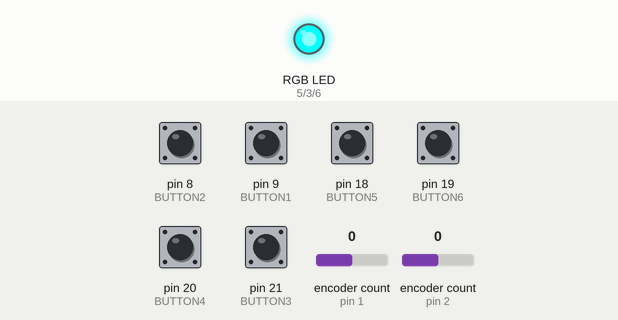
The program below on a simulated SparkFun Pro Micro, built with avr-gcc and run on an emulated ATmega32U4. Parts: an RGB LED mixed from three pins (HIGH = lit). The test bench sets the inputs (shaded band); at power-on: pin 8 (BUTTON2), pin 9 (BUTTON1), pin 18 (BUTTON5), pin 19 (BUTTON6), pin 20 (BUTTON4), pin 21 (BUTTON3) HIGH, encoder count (sensors on pin 1, pin 2) 0. USB keyboard and mouse output is not drawn; what the program prints to the serial monitor is not drawn.

Above: at 2.2 s.
2.3 s: encoder count (sensor on pin 1) set to 1
At 3.5 s:
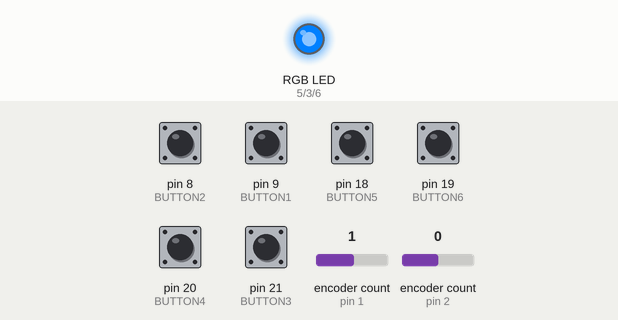
3.8 s: encoder count (sensor on pin 1) set to 2
At 4.7 s:
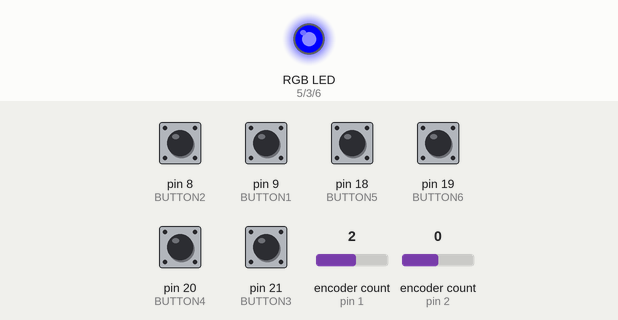
5.3 s: encoder count (sensor on pin 1) set to 3
At 5.8 s:
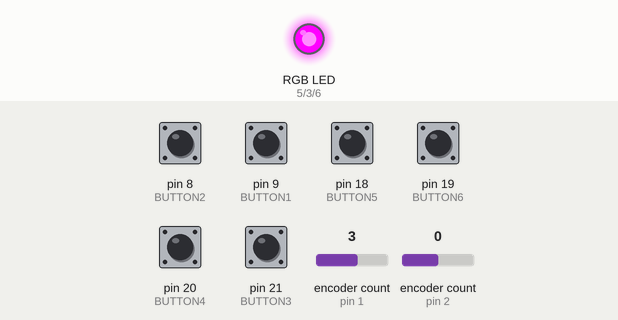
6.8 s: encoder count (sensor on pin 1) set to 4
At 8.0 s:
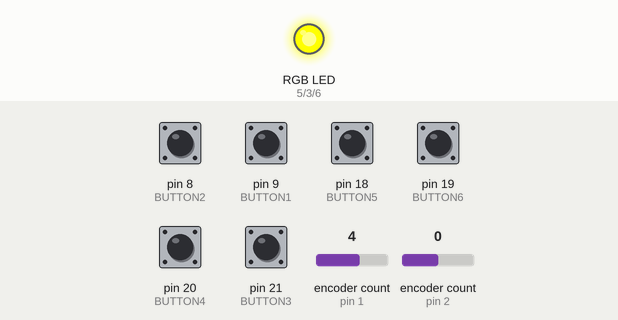
8.3 s: encoder count (sensor on pin 1) set to 5
At 9.3 s:
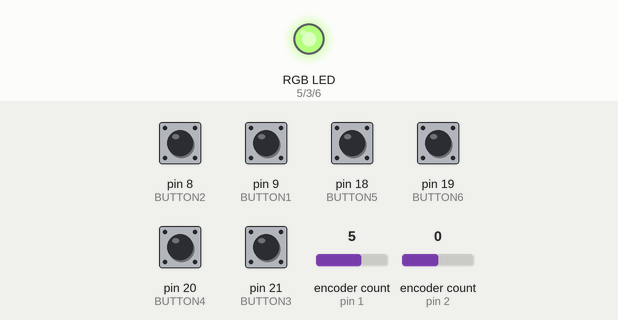
9.8 s: encoder count (sensor on pin 1) set to 6
At 10.4 s:
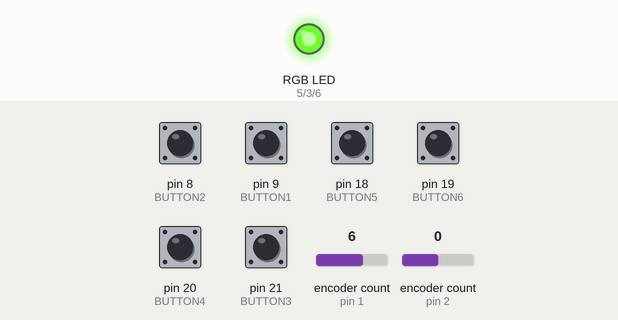
Timing chart, 0 to 12.3 s (numbered marks = the images above; inputs shaded):
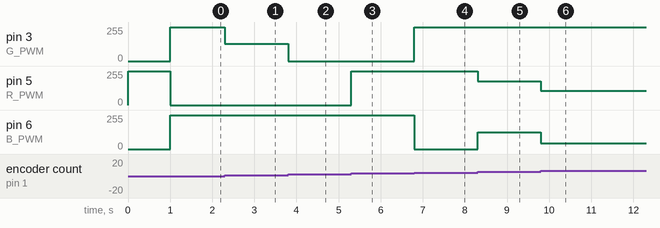

Measured:
- after the input at 2.3 s, pin 3 (G_PWM): 255/255 → 128/255 at once
- after the input at 3.8 s, pin 3 (G_PWM): 128/255 → 0/255 at once
- after the input at 5.3 s, pin 5 (R_PWM): 0/255 → 255/255 at once
- after the input at 6.8 s, pin 3 (G_PWM): 0/255 → 255/255 at once; pin 6 (B_PWM): 255/255 → 0/255 at once
- after the input at 8.3 s, pin 5 (R_PWM): 255/255 → 180/255 at once; pin 6 (B_PWM): 0/255 → 125/255 at once
- after the input at 9.8 s, pin 5 (R_PWM): 180/255 → 107/255 at once; pin 6 (B_PWM): 125/255 → 44/255 at once

The program:

main.cpp
```cpp
#include <Arduino.h>
#include <Encoder.h>
#include <HID-Project.h>

#define R_PWM 5 //RED PWM pin
#define G_PWM 3 //GREEN PWM pin
#define B_PWM 6 //BLUE PWM pin

#define BUTTON1 9 //button on encoder
#define BUTTON2 8 //button on encoder
#define BUTTON3 21 //switch
#define BUTTON4 20 //switch
#define BUTTON5 18 //switch
#define BUTTON6 19 //switch

//interrupts pins: 0 1 2 3 7
#define DT1 1 // encoder1 data pin
#define CLK1 0 // encoder1 clock pin
#define DT2 2 // encoder2 data pin
#define CLK2 7 // encoder2 clock pin

const byte pwm_max_duty = 255;

// create a vector of colors of the colors in rgb values
const byte colors[][3] = {
  {255, 0, 0}, // red
  {255, 127, 0}, // orange
  {255, 255, 0}, // yellow
  {0, 255, 0}, // green
  {0, 0, 255}, // blue
  {75, 0, 130}, // indigo
  {148, 0, 211} // violet
};

#define BUTTON_HIST 10 //button history

//map rgb value to pwm value
int rgb2pwm(int value, int pwm_max_duty=255) {
  return map(value, 0, 255, 0, pwm_max_duty);
}

// encoder
Encoder enc1(DT1, CLK1);
Encoder enc2(DT2, CLK2);

long enc1_val = 0; //encoder value
long enc2_val = 0; //encoder value
int incr1 = 0; //increment value
int incr2 = 0; //increment value
bool b1 = false; //button value
bool b2 = false; //button value
bool b3 = false; //button value
bool b4 = false; //button value
bool b5 = false; //button value
bool b6 = false; //button value
bool cli1 = false; //button value
bool cli2 = false; //button value
bool rel1 = false; //button value
bool rel2 = false; //button value
bool cli3 = false; //button value
bool cli4 = false; //button value
bool cli5 = false; //button value
bool cli6 = false; //button value
bool rel3 = false; //button value
bool rel4 = false; //button value
bool rel5 = false; //button value
bool rel6 = false; //button value

void(* resetArduino) (void) = 0; //declare reset function at address 0

void setup() {
  // serial
  Serial.begin(115200);
  Serial.println("Hello World");

  // pin mode
  pinMode(R_PWM, OUTPUT);
  pinMode(G_PWM, OUTPUT);
  pinMode(B_PWM, OUTPUT);

  pinMode(DT1, INPUT_PULLUP);
  pinMode(CLK1, INPUT_PULLUP);
  pinMode(DT2, INPUT_PULLUP);
  pinMode(CLK2, INPUT_PULLUP);

  pinMode(BUTTON1, INPUT_PULLUP); //button on encoder
  pinMode(BUTTON2, INPUT_PULLUP); //button on encoder

  pinMode(BUTTON3, INPUT_PULLUP); // switch
  pinMode(BUTTON4, INPUT_PULLUP); // switch
  pinMode(BUTTON5, INPUT_PULLUP); // switch
  pinMode(BUTTON6, INPUT_PULLUP); // switch

  //initiaize keyboard
  Keyboard.begin(); // initialize keyboard
  Consumer.begin(); // initialize consumer keyboard

  // pwm init
  analogWrite(R_PWM, 255); //255 is off
  analogWrite(G_PWM, 0);
  analogWrite(B_PWM, 0);

  // encoder init
  enc1.write(0);
  enc2.write(0);

  delay(1000);

  Serial.println("Setup done");
}

long prev_e1 = 0;
long prev_e2 = 0;
void update_encoders() {
  // read encoder values, but update
  // it only when it hits the 4th step
  // to avoid jitter
  long r1 = enc1.read();
  long r2 = enc2.read();
  if (r1 % 4 == 0) enc1_val = r1 / 4;
  if (r2 % 4 == 0) enc2_val = r2 / 4;
  incr1 = enc1_val - prev_e1;
  incr2 = enc2_val - prev_e2;
  prev_e1 = enc1_val;
  prev_e2 = enc2_val;
}

byte cc1 = 0; //cycle cli 1
byte cr1 = 0; //cycle rel 1
byte cc2 = 0; //cycle cli 2
byte cr2 = 0; //cycle rel 2
byte cc3 = 0; //cycle cli 3
byte cr3 = 0; //cycle rel 3
byte cc4 = 0; //cycle cli 4
byte cr4 = 0; //cycle rel 4
byte cc5 = 0; //cycle cli 5
byte cr5 = 0; //cycle rel 5
byte cc6 = 0; //cycle cli 6
byte cr6 = 0; //cycle rel 6

void update_buttons() {
  byte r1 = !digitalRead(BUTTON1);
  byte r2 = !digitalRead(BUTTON2);
  byte r3 = !digitalRead(BUTTON3);
  byte r4 = !digitalRead(BUTTON4);
  byte r5 = !digitalRead(BUTTON5);
  byte r6 = !digitalRead(BUTTON6);

  if (r1 && !b1)                {cc1 = min(cc1+1, 255); cr1=0;}
  else if (!r1 && b1)           {cr1 = min(cr1+1, 255); cc1=0;}
  if (!b1 && cc1 > BUTTON_HIST) {cli1=true; cc1=0; b1=true;}
  else                          {cli1=false;}
  if ( b1 && cr1 > BUTTON_HIST) {rel1=true; cr1=0; b1=false;}
  else                          {rel1=false;}

  if (r2 && !b2)                {cc2 = min(cc2+1, 255); cr2=0;}
  else if (!r2 && b2)           {cr2 = min(cr2+1, 255); cc2=0;}
  if (!b2 && cc2 > BUTTON_HIST) {cli2=true; cc2=0; b2=true;}
  else                          {cli2=false;}
  if ( b2 && cr2 > BUTTON_HIST) {rel2=true; cr2=0; b2=false;}
  else                          {rel2=false;}

  if (r3 && !b3)                {cc3 = min(cc3+1, 255); cr3=0;}
  else if (!r3 && b3)           {cr3 = min(cr3+1, 255); cc3=0;}
  if (!b3 && cc3 > BUTTON_HIST) {cli3=true; cc3=0; b3=true;}
  else                          {cli3=false;}
  if (b3 && cr3 > BUTTON_HIST)  {rel3=true; cr3=0; b3=false;}
  else                          {rel3=false;}

  if (r4 && !b4)                {cc4 = min(cc4+1, 255); cr4=0;}
  else if (!r4 && b4)           {cr4 = min(cr4+1, 255); cc4=0;}
  if (!b4 && cc4 > BUTTON_HIST) {cli4=true; cc4=0; b4=true;}
  else                          {cli4=false;}
  if (b4 && cr4 > BUTTON_HIST)  {rel4=true; cr4=0; b4=false;}
  else                          {rel4=false;}

  if (r5 && !b5)                {cc5 = min(cc5+1, 255); cr5=0;}
  else if (!r5 && b5)           {cr5 = min(cr5+1, 255); cc5=0;}
  if (!b5 && cc5 > BUTTON_HIST) {cli5=true; cc5=0; b5=true;}
  else                          {cli5=false;}
  if (b5 && cr5 > BUTTON_HIST)  {rel5=true; cr5=0; b5=false;}
  else                          {rel5=false;}

  if (r6 && !b6)                {cc6 = min(cc6+1, 255); cr6=0;}
  else if (!r6 && b6)           {cr6 = min(cr6+1, 255); cc6=0;}
  if (!b6 && cc6 > BUTTON_HIST) {cli6=true; cc6=0; b6=true;}
  else                          {cli6=false;}
  if (b6 && cr6 > BUTTON_HIST)  {rel6=true; cr6=0; b6=false;}
  else                          {rel6=false;}
}

void set_color(int idx, byte max_val=pwm_max_duty) {
  analogWrite(R_PWM, 255-rgb2pwm(colors[idx][0], max_val));
  analogWrite(G_PWM, 255-rgb2pwm(colors[idx][1], max_val));
  analogWrite(B_PWM, 255-rgb2pwm(colors[idx][2], max_val));
}

void loop() {
  // Update buttons, encoders and leds state
  update_buttons();
  update_encoders();
  set_color(enc1_val % 7);

  // ACTUAL LOGIC
  //enc1
  if (b1) { // windows mode
    if (incr1 != 0){
        Keyboard.press(KEY_LEFT_ALT);
        // if (incr1 < 0) Keyboard.press(KEY_LEFT_SHIFT); //messes up the keyboard layout
        for (int i=0; i < abs(incr1); i++) Keyboard.press(KEY_ESC);
        Keyboard.releaseAll();
      }
  }
  else { //tabs mode
    if (incr1 != 0){
        Keyboard.press(KEY_LEFT_CTRL);
        for (int i=0; i<abs(incr1); i++)
            if (incr1 > 0) Keyboard.press(KEY_PAGE_DOWN);
            else Keyboard.press(KEY_PAGE_UP);
        Keyboard.releaseAll();
      }
  }

  //enc2
  // if (cli2) Consumer.write(MEDIA_PLAY_PAUSE);
  //control volume
  for (int i=0; i < incr2*incr2; i++) //square the increment to make it faster
    if (incr2 > 0) Consumer.write(MEDIA_VOLUME_UP);
    else if (incr2 < 0) Consumer.write(MEDIA_VOLUME_DOWN);

  //buttons
  if (cli3) Consumer.write(MEDIA_PLAY_PAUSE);
  if (cli4) Consumer.write(MEDIA_VOL_MUTE);
  if (cli5) Consumer.write(MEDIA_PREVIOUS);
  if (cli6) Consumer.write(MEDIA_NEXT);

  delay(2);
}
```
